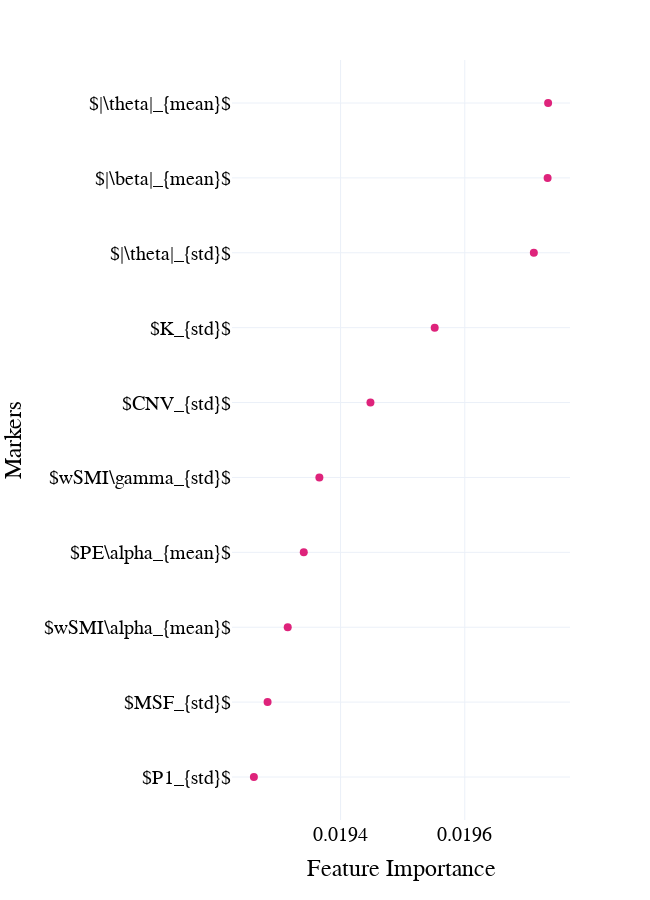

Source (notebook cell):
### Code cell
top_10 = feat_import_mind.sort_values(by = 'mean_importance').tail(10)
fig = px.scatter(top_10,x = 'mean_importance', y = 'features', template = "plotly_white",
                  color_discrete_sequence = [pink],

                 category_orders = {'significant': ['p > 0.05','p < 0.05 uncorrected', 'p < 0.05 FDR corrected']}, 
                 labels = {'value':'Feature importance', 'features': 'Markers'}

                )

fig.update_traces(marker=dict(size = 8))

fig.update_layout(
    width=650,
    height=900,
#     autosize = True, 
    template = 'plotly_white',
        font=dict(
        family="Times new roman",
        size=20,
        color="black"
    ),
    xaxis = dict(
            visible=True,
            # range = [0.37,0.63], 
            tickfont = {"size": 20},
            title = 'Feature Importance'
        ),
    yaxis = dict(
        tickfont = {"size": 20},
        # autorange = False,    
        automargin = True,
        # range = [-1,len(feat_import_mw)],
        dtick = 1
        ),
    showlegend=True, 

)

fig.show()
# pio.write_json(fig, 'Figs/univariate_roc_mw_segment.plotly')
fig.write_image('Figs/feat_importance_mind.png')
fig.write_image("Figs/feat_importance_mind.svg")

### Figure 1 — Plotly figure (JSON) as saved in the notebook; plotly's stock layout.template omitted (floating-point values rounded to 4 significant figures)
{"data": [{"hovertemplate": "mean_importance=%{x}<br>Markers=%{y}<extra></extra>", "legendgroup": "", "marker": {"color": "#DE237B", "size": 8, "symbol": "circle"}, "mode": "markers", "name": "", "orientation": "h", "showlegend": false, "type": "scatter", "x": [0.01926, 0.01928, 0.01932, 0.01934, 0.01937, 0.01945, 0.01955, 0.01971, 0.01973, 0.01973], "xaxis": "x", "y": ["$P1_{std}$", "$MSF_{std}$", "$wSMI\\alpha_{mean}$", "$PE\\alpha_{mean}$", "$wSMI\\gamma_{std}$", "$CNV_{std}$", "$K_{std}$", "$|\\theta|_{std}$", "$|\\beta|_{mean}$", "$|\\theta|_{mean}$"], "yaxis": "y"}], "layout": {"font": {"color": "black", "family": "Times new roman", "size": 20}, "height": 900, "legend": {"tracegroupgap": 0}, "margin": {"t": 60}, "showlegend": true, "width": 650, "xaxis": {"anchor": "y", "domain": [0, 1], "tickfont": {"size": 20}, "title": {"text": "Feature Importance"}, "visible": true}, "yaxis": {"anchor": "x", "automargin": true, "domain": [0, 1], "dtick": 1, "tickfont": {"size": 20}, "title": {"text": "Markers"}}}}
